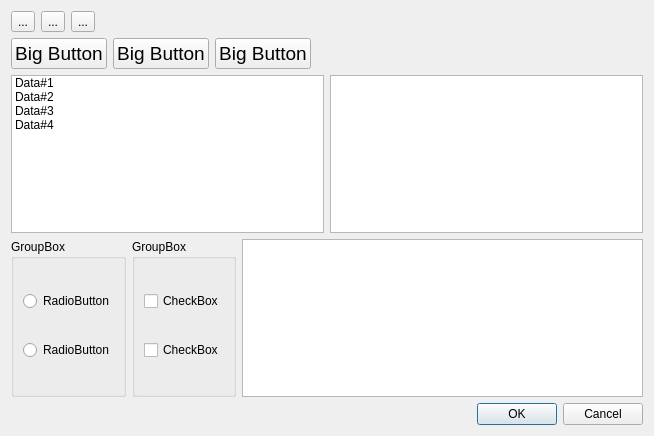
<?xml version="1.0" encoding="UTF-8"?>
<ui version="4.0">
 <class>DM0Dialog</class>
 <widget class="QDialog" name="DM0Dialog">
  <property name="geometry">
   <rect>
    <x>0</x>
    <y>0</y>
    <width>654</width>
    <height>436</height>
   </rect>
  </property>
  <property name="windowTitle">
   <string>Dialog</string>
  </property>
  <layout class="QVBoxLayout" name="verticalLayout_3">
   <item>
    <layout class="QHBoxLayout" name="horizontalLayout_4">
     <item>
      <widget class="QToolButton" name="toolButton">
       <property name="text">
        <string>...</string>
       </property>
      </widget>
     </item>
     <item>
      <widget class="QToolButton" name="toolButton_2">
       <property name="text">
        <string>...</string>
       </property>
      </widget>
     </item>
     <item>
      <widget class="QToolButton" name="toolButton_3">
       <property name="text">
        <string>...</string>
       </property>
      </widget>
     </item>
     <item>
      <spacer name="horizontalSpacer">
       <property name="orientation">
        <enum>Qt::Horizontal</enum>
       </property>
       <property name="sizeHint" stdset="0">
        <size>
         <width>40</width>
         <height>20</height>
        </size>
       </property>
      </spacer>
     </item>
    </layout>
   </item>
   <item>
    <layout class="QHBoxLayout" name="horizontalLayout_5">
     <item>
      <widget class="QPushButton" name="pushButton">
       <property name="font">
        <font>
         <pointsize>14</pointsize>
        </font>
       </property>
       <property name="text">
        <string>Big Button</string>
       </property>
      </widget>
     </item>
     <item>
      <widget class="QPushButton" name="pushButton_2">
       <property name="font">
        <font>
         <pointsize>14</pointsize>
        </font>
       </property>
       <property name="text">
        <string>Big Button</string>
       </property>
      </widget>
     </item>
     <item>
      <widget class="QPushButton" name="pushButton_3">
       <property name="font">
        <font>
         <pointsize>14</pointsize>
        </font>
       </property>
       <property name="text">
        <string>Big Button</string>
       </property>
      </widget>
     </item>
     <item>
      <spacer name="horizontalSpacer_2">
       <property name="orientation">
        <enum>Qt::Horizontal</enum>
       </property>
       <property name="sizeHint" stdset="0">
        <size>
         <width>40</width>
         <height>20</height>
        </size>
       </property>
      </spacer>
     </item>
    </layout>
   </item>
   <item>
    <layout class="QHBoxLayout" name="horizontalLayout_2">
     <item>
      <widget class="QListWidget" name="listWidget">
       <item>
        <property name="text">
         <string>Data#1</string>
        </property>
       </item>
       <item>
        <property name="text">
         <string>Data#2</string>
        </property>
       </item>
       <item>
        <property name="text">
         <string>Data#3</string>
        </property>
       </item>
       <item>
        <property name="text">
         <string>Data#4</string>
        </property>
       </item>
       <item>
        <property name="text">
         <string/>
        </property>
       </item>
      </widget>
     </item>
     <item>
      <widget class="QTableView" name="tableView"/>
     </item>
    </layout>
   </item>
   <item>
    <layout class="QHBoxLayout" name="horizontalLayout_3">
     <item>
      <layout class="QHBoxLayout" name="horizontalLayout">
       <item>
        <widget class="QGroupBox" name="groupBox">
         <property name="title">
          <string>GroupBox</string>
         </property>
         <layout class="QVBoxLayout" name="verticalLayout">
          <item>
           <widget class="QRadioButton" name="radioButton">
            <property name="text">
             <string>RadioButton</string>
            </property>
           </widget>
          </item>
          <item>
           <widget class="QRadioButton" name="radioButton_2">
            <property name="text">
             <string>RadioButton</string>
            </property>
           </widget>
          </item>
         </layout>
        </widget>
       </item>
       <item>
        <widget class="QGroupBox" name="groupBox_2">
         <property name="title">
          <string>GroupBox</string>
         </property>
         <layout class="QVBoxLayout" name="verticalLayout_2">
          <item>
           <widget class="QCheckBox" name="checkBox">
            <property name="text">
             <string>CheckBox</string>
            </property>
           </widget>
          </item>
          <item>
           <widget class="QCheckBox" name="checkBox_2">
            <property name="text">
             <string>CheckBox</string>
            </property>
           </widget>
          </item>
         </layout>
        </widget>
       </item>
      </layout>
     </item>
     <item>
      <widget class="QTreeView" name="treeView"/>
     </item>
    </layout>
   </item>
   <item>
    <widget class="QDialogButtonBox" name="buttonBox">
     <property name="orientation">
      <enum>Qt::Horizontal</enum>
     </property>
     <property name="standardButtons">
      <set>QDialogButtonBox::Cancel|QDialogButtonBox::Ok</set>
     </property>
    </widget>
   </item>
  </layout>
 </widget>
 <resources/>
 <connections>
  <connection>
   <sender>buttonBox</sender>
   <signal>accepted()</signal>
   <receiver>DM0Dialog</receiver>
   <slot>accept()</slot>
   <hints>
    <hint type="sourcelabel">
     <x>248</x>
     <y>254</y>
    </hint>
    <hint type="destinationlabel">
     <x>157</x>
     <y>274</y>
    </hint>
   </hints>
  </connection>
  <connection>
   <sender>buttonBox</sender>
   <signal>rejected()</signal>
   <receiver>DM0Dialog</receiver>
   <slot>reject()</slot>
   <hints>
    <hint type="sourcelabel">
     <x>316</x>
     <y>260</y>
    </hint>
    <hint type="destinationlabel">
     <x>286</x>
     <y>274</y>
    </hint>
   </hints>
  </connection>
 </connections>
</ui>
